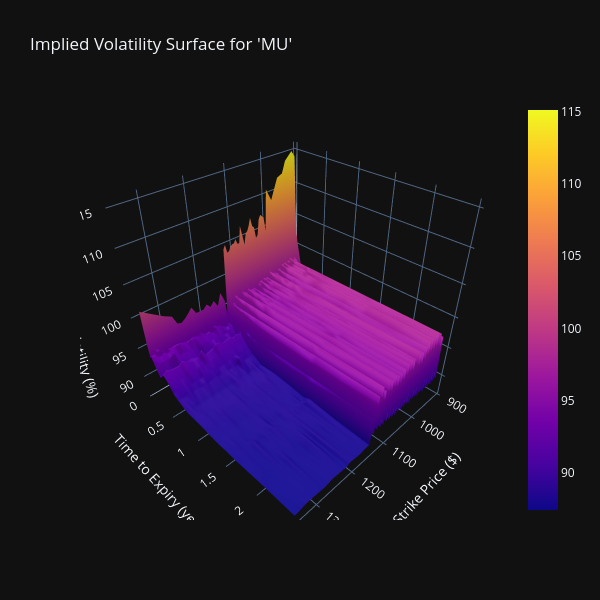

The cell this chart's notebook holds for it:
### Markdown cell above
Below, an IV surface will be created for a user-defined stock.

### Code cell
#Create IV surface for user-defined stock

stock = input("Input a ticker: ").upper()
ticker = yf.Ticker(stock)
while (True):
    try:
        info = ticker.info
        if (not info or info.get('regularMarketPrice') is None):
            raise ValueError
    except Exception:
        stock = input("Input a valid ticker: ").upper()
        ticker = yf.Ticker(stock)
        continue
    break

user_iv_matrix = create_iv_matrix(stock)
X, Y = np.meshgrid(user_iv_matrix.columns.astype(float), user_iv_matrix.index.astype(float))
Z = user_iv_matrix.values * 100

fig = go.Figure(data = [go.Surface(x = X, y = Y, z = Z)])
fig.update_layout(title = f'Implied Volatility Surface for \'{stock.upper()}\'', 
                  autosize = False, 
                  width = 600, height = 600, 
                  template = "plotly_dark", 
                  scene = dict(
                  xaxis_title = "Strike Price ($)",
                  yaxis_title = "Time to Expiry (years)",
                  zaxis_title = "Implied Volatility (%)"))

fig.show()

### Figure 1 — Plotly figure (JSON) as saved in the notebook; plotly's stock layout.template omitted (floating-point values rounded to 4 significant figures; data arrays with more than 128 entries replaced by an {"elided": "..."} marker saying what was removed)
{"data": [{"type": "surface", "x": {"elided": "17x68 float values"}, "y": {"elided": "17x68 float values"}, "z": {"elided": "17x68 float values"}}], "layout": {"autosize": false, "height": 600, "scene": {"xaxis": {"title": {"text": "Strike Price ($)"}}, "yaxis": {"title": {"text": "Time to Expiry (years)"}}, "zaxis": {"title": {"text": "Implied Volatility (%)"}}}, "title": {"text": "Implied Volatility Surface for 'MU'"}, "width": 600}}
